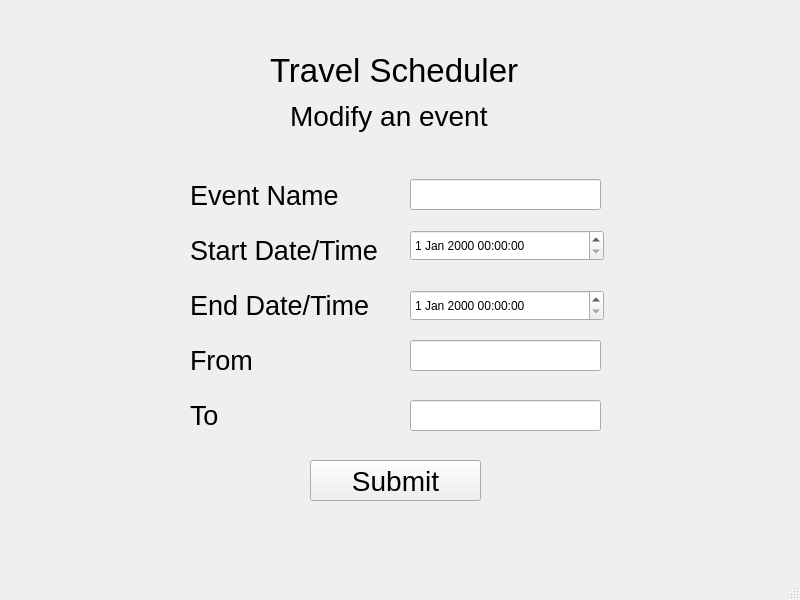
<?xml version="1.0" encoding="UTF-8"?>
<ui version="4.0">
 <class>MainWindow</class>
 <widget class="QMainWindow" name="MainWindow">
  <property name="geometry">
   <rect>
    <x>0</x>
    <y>0</y>
    <width>800</width>
    <height>600</height>
   </rect>
  </property>
  <property name="windowTitle">
   <string>MainWindow</string>
  </property>
  <widget class="QWidget" name="centralwidget">
   <widget class="QLineEdit" name="lineEdit_4">
    <property name="geometry">
     <rect>
      <x>410</x>
      <y>340</y>
      <width>191</width>
      <height>31</height>
     </rect>
    </property>
   </widget>
   <widget class="QLineEdit" name="lineEdit_5">
    <property name="geometry">
     <rect>
      <x>410</x>
      <y>400</y>
      <width>191</width>
      <height>31</height>
     </rect>
    </property>
   </widget>
   <widget class="QLabel" name="label_7">
    <property name="geometry">
     <rect>
      <x>290</x>
      <y>90</y>
      <width>201</width>
      <height>51</height>
     </rect>
    </property>
    <property name="font">
     <font>
      <pointsize>21</pointsize>
     </font>
    </property>
    <property name="text">
     <string>Modify an event</string>
    </property>
   </widget>
   <widget class="QDateTimeEdit" name="dateTimeEdit">
    <property name="geometry">
     <rect>
      <x>410</x>
      <y>230</y>
      <width>194</width>
      <height>31</height>
     </rect>
    </property>
   </widget>
   <widget class="QDateTimeEdit" name="dateTimeEdit_2">
    <property name="geometry">
     <rect>
      <x>410</x>
      <y>290</y>
      <width>194</width>
      <height>31</height>
     </rect>
    </property>
   </widget>
   <widget class="QLabel" name="label_2">
    <property name="geometry">
     <rect>
      <x>190</x>
      <y>180</y>
      <width>151</width>
      <height>31</height>
     </rect>
    </property>
    <property name="font">
     <font>
      <pointsize>20</pointsize>
     </font>
    </property>
    <property name="text">
     <string>Event Name</string>
    </property>
   </widget>
   <widget class="QPushButton" name="pushButton">
    <property name="geometry">
     <rect>
      <x>310</x>
      <y>460</y>
      <width>171</width>
      <height>41</height>
     </rect>
    </property>
    <property name="font">
     <font>
      <pointsize>21</pointsize>
     </font>
    </property>
    <property name="text">
     <string>Submit</string>
    </property>
   </widget>
   <widget class="QLabel" name="label_3">
    <property name="geometry">
     <rect>
      <x>190</x>
      <y>240</y>
      <width>191</width>
      <height>21</height>
     </rect>
    </property>
    <property name="font">
     <font>
      <pointsize>20</pointsize>
     </font>
    </property>
    <property name="text">
     <string>Start Date/Time</string>
    </property>
   </widget>
   <widget class="QLineEdit" name="lineEdit">
    <property name="geometry">
     <rect>
      <x>410</x>
      <y>179</y>
      <width>191</width>
      <height>31</height>
     </rect>
    </property>
   </widget>
   <widget class="QLabel" name="label_5">
    <property name="geometry">
     <rect>
      <x>190</x>
      <y>350</y>
      <width>121</width>
      <height>21</height>
     </rect>
    </property>
    <property name="font">
     <font>
      <pointsize>20</pointsize>
     </font>
    </property>
    <property name="text">
     <string>From</string>
    </property>
   </widget>
   <widget class="QLabel" name="label">
    <property name="geometry">
     <rect>
      <x>270</x>
      <y>40</y>
      <width>251</width>
      <height>61</height>
     </rect>
    </property>
    <property name="font">
     <font>
      <pointsize>25</pointsize>
     </font>
    </property>
    <property name="text">
     <string>Travel Scheduler</string>
    </property>
    <property name="scaledContents">
     <bool>false</bool>
    </property>
   </widget>
   <widget class="QLabel" name="label_4">
    <property name="geometry">
     <rect>
      <x>190</x>
      <y>290</y>
      <width>181</width>
      <height>31</height>
     </rect>
    </property>
    <property name="font">
     <font>
      <pointsize>20</pointsize>
     </font>
    </property>
    <property name="text">
     <string>End Date/Time</string>
    </property>
   </widget>
   <widget class="QLabel" name="label_6">
    <property name="geometry">
     <rect>
      <x>190</x>
      <y>400</y>
      <width>181</width>
      <height>31</height>
     </rect>
    </property>
    <property name="font">
     <font>
      <pointsize>20</pointsize>
     </font>
    </property>
    <property name="text">
     <string>To</string>
    </property>
   </widget>
  </widget>
  <widget class="QMenuBar" name="menubar">
   <property name="geometry">
    <rect>
     <x>0</x>
     <y>0</y>
     <width>800</width>
     <height>21</height>
    </rect>
   </property>
  </widget>
  <widget class="QStatusBar" name="statusbar"/>
 </widget>
 <resources/>
 <connections/>
</ui>
